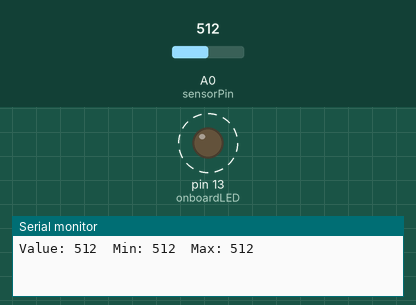
This sketch was run on a simulated Arduino Uno, built with avr-gcc and run on an emulated ATmega328P. Parts: output pins drawn as LEDs (lit = HIGH), the last lines printed to the serial monitor. Dashed ring = blinking. The inputs (shaded band) are chosen by the test bench; at power-on: A0 (sensorPin) = 512.

Above: at 2.3 s.
2.4 s: A0 (sensorPin) set to 0
At 3.9 s:
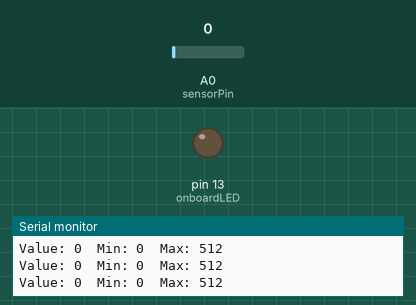
4.7 s: A0 (sensorPin) set to 1023
At 5.5 s:
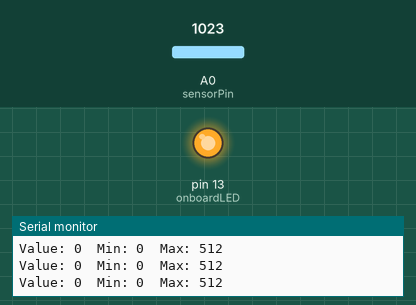
9.8 s: A0 (sensorPin) set to 511
At 12.1 s:
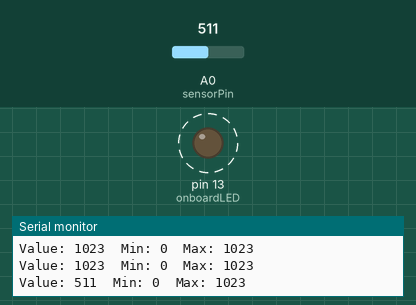
Timing chart, 0 to 20.9 s (numbered marks = the images above; inputs shaded):
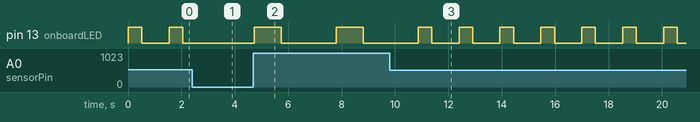

The sketch:

Day_6a.ino
```cpp
//Day 6

int sensorPin = A0; //select the *analog zero* input pin for probing the photoresistor
int onboardLED = 13;  //select the pin for the HERO's built-in LED
int sensorValue = 0;  //variable that we'll use to store the value reading from the sensor
int senMin = 600;   //this will store the sensor minimum value
int senMax = 0;   //this will store the sensor maximum value

void setup() {
  // put your setup code here, to run once:
  Serial.begin(9600);
  pinMode(onboardLED, OUTPUT);
}

void loop() {
  // Pluse the builtin LED for a time determined by the sensor
  sensorValue = analogRead(sensorPin);
  digitalWrite(onboardLED, HIGH);
  delay(sensorValue);
  digitalWrite(onboardLED, LOW);
  delay(sensorValue);

  if (sensorValue < senMin) {
    senMin = sensorValue;
  }
  if (sensorValue > senMax) {
    senMax = sensorValue;
  }

  //Read the analog sensor value and send it to the serial monitor
  Serial.print("Value: ");
  Serial.print(sensorValue);
  Serial.print("  Min: ");
  Serial.print(senMin);
  Serial.print("  Max: ");
  Serial.println(senMax);
  delay(sensorValue);
}
```

Measured:
- after the input at 2.4 s, pin 13 (onboardLED): stays LOW (without the input it goes to HIGH after 0.67 s)
- after the input at 4.7 s, pin 13 (onboardLED): alternates HIGH for 1.0 s and LOW for 2.0 s, starting at once
- after the input at 9.8 s, pin 13 (onboardLED): alternates HIGH for 0.51 s and LOW for 1.0 s, starting after 1.6 s
- by itself, pin 13 (onboardLED): alternates HIGH for 0.51 s and LOW for 1.0 s
